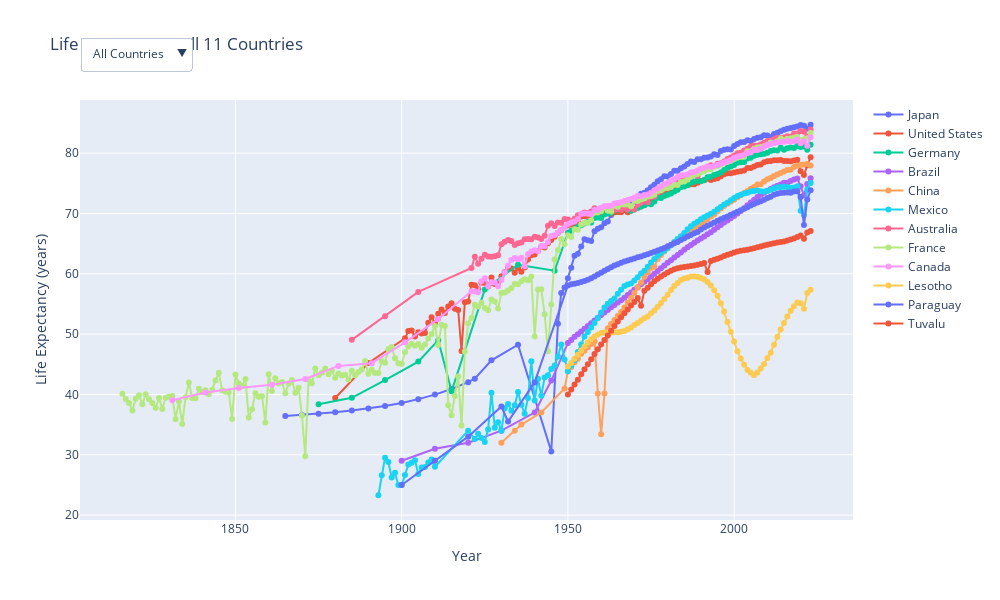

Here is the notebook cell this chart was saved with:
### Markdown cell above
## Exercise 8: Interactive Plot with Dropdown Menu

**Objective**: Create an interactive line plot with a dropdown menu to filter countries by region.

**How to Build a Dropdown Menu in Plotly**

A dropdown menu uses Plotly's `updatemenus` feature to show/hide traces based on user selection. 

To construct a dropdown menu, you typically:

- Create a figure with all traces (one per country)
- Define dropdown buttons as a list of dict objects, each with a label and update method
- Add the dropdown to the figure's layout

Here's the essential structure:

```python
# 1. Create figure with all traces
fig = go.Figure()
for country in all_countries:
    data = df[df['Entity'] == country]
    fig.add_trace(go.Scatter(x=data['Year'], y=data['Life expectancy'], name=country))

# 2. Define dropdown buttons
buttons = [
    dict(label='All Countries',
         method='update',
         args=[{'visible': [True] * len(all_countries)},
               {'title': 'All Countries'}]),
    dict(label='Region 1',
         method='update',
         args=[{'visible': [country in ['Country1', 'Country2'] for country in all_countries]},
               {'title': 'Region 1'}])
]

# 3. Add dropdown to layout
fig.update_layout(
    updatemenus=[
        dict(buttons=buttons, direction='down', x=0.0, y=1.15)
    ]
)
```



Its key features include:

- **buttons**: List of dict objects, each defining a dropdown option with a label and the action to perform
- **visible**: Boolean list controlling which traces display (one boolean per trace, applied in order)
- **method='update'**: Specifies that clicking the button updates the figure's data or layout
- **args**: Contains two elements: `[{data properties}, {layout updates}]` that apply when the button is clicked

**Your Task**:

Create an 11-country interactive plot with 6 dropdown filters:

- All Countries
- Asia (Japan, China)
- Europe (Germany, France)
- Americas (United States, Canada, Mexico, Brazil, Paraguay)
- Africa (Lesotho)
- Oceania (Australia, Tuvalu)

### Code cell
## SOLUTION

# Countries to choose from
all_countries = ['Japan', 'United States', 'Germany', 'Brazil', 'China', 'Mexico', 
                 'Australia', 'France', 'Canada', 'Lesotho', 'Paraguay', 'Tuvalu']

# Define regions
regions_dict = {
    'Japan': 'Asia', 'China': 'Asia',
    'Germany': 'Europe', 'France': 'Europe',
    'United States': 'Americas', 'Canada': 'Americas', 'Mexico': 'Americas', 'Brazil': 'Americas', 'Paraguay': 'Americas',
    'Lesotho': 'Africa',
    'Australia': 'Oceania', 'Tuvalu': 'Oceania'
}

# Filter data and create figure
df_ex8 = df_clean[df_clean['Entity'].isin(all_countries)]
fig = go.Figure()

# Add line for each country
for country in all_countries:
    data = df_ex8[df_ex8['Entity'] == country]
    fig.add_trace(go.Scatter(
        x=data['Year'], y=data['Life expectancy'],
        mode='lines+markers', name=country,
        hovertemplate=country + '<br>Year: %{x}<br>Life Exp: %{y:.1f}<extra></extra>'
    ))

# Create dropdown buttons by region
buttons = [
    dict(label='All Countries',
         method='update',
         args=[{'visible': [True] * len(all_countries)},
               {'title': 'Life Expectancy: All 11 Countries'}]),
    dict(label='Asia',
         method='update',
         args=[{'visible': [country in ['Japan', 'China'] for country in all_countries]},
               {'title': 'Life Expectancy: Asia'}]),
    dict(label='Europe',
         method='update',
         args=[{'visible': [country in ['Germany', 'France'] for country in all_countries]},
               {'title': 'Life Expectancy: Europe'}]),
    dict(label='Americas',
         method='update',
         args=[{'visible': [country in ['United States', 'Canada', 'Mexico', 'Brazil', 'Paraguay'] for country in all_countries]},
               {'title': 'Life Expectancy: Americas'}]),
    dict(label='Africa',
         method='update',
         args=[{'visible': [country in ['Lesotho'] for country in all_countries]},
               {'title': 'Life Expectancy: Africa'}]),
    dict(label='Oceania',
         method='update',
         args=[{'visible': [country in ['Australia', 'Tuvalu'] for country in all_countries]},
               {'title': 'Life Expectancy: Oceania'}])
]

# Add dropdown menu
fig.update_layout(
    updatemenus=[dict(buttons=buttons, direction='down', x=0.0, xanchor='left', y=1.15, yanchor='top')],
    title='Life Expectancy: All 11 Countries',
    xaxis_title='Year', yaxis_title='Life Expectancy (years)',
    height=600, width=1000, hovermode='x unified'
)

fig.show()
